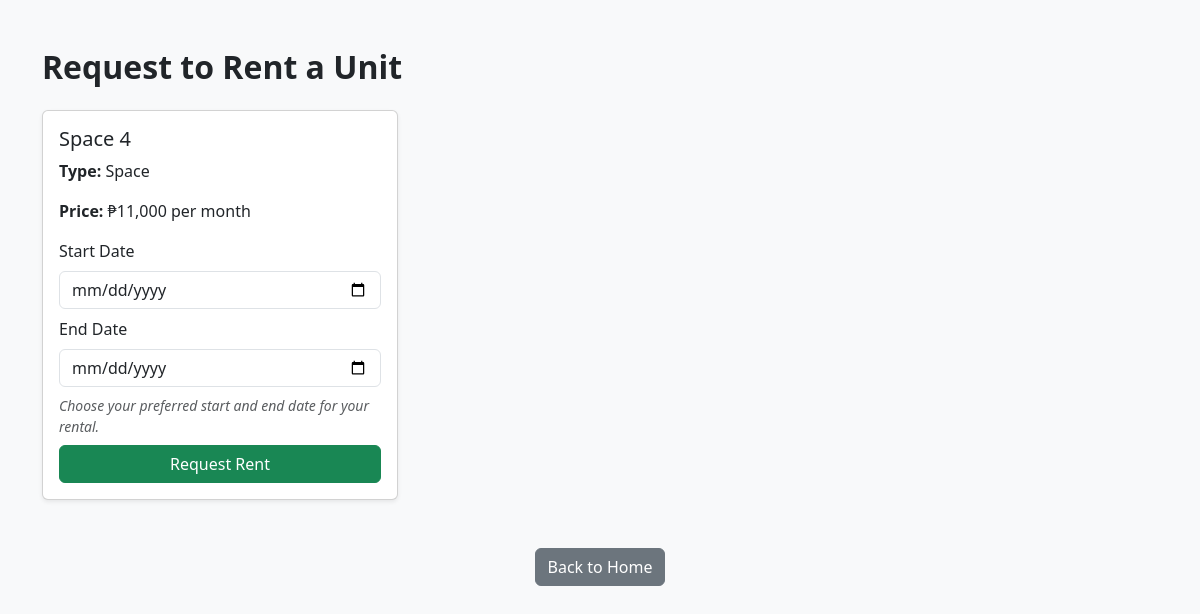
/rent_request.php?space_id=57 (signed in), run on the app's committed database.
### tables this page shows
CREATE TABLE `space` (
  `Space_ID` int(11) NOT NULL,
  `Name` varchar(255) DEFAULT NULL,
  `SpaceType_ID` int(11) DEFAULT NULL,
  `UA_ID` int(11) DEFAULT NULL,
  `Street` varchar(255) DEFAULT NULL,
  `Brgy` varchar(255) DEFAULT NULL,
  `City` varchar(255) DEFAULT NULL,
  `Photo` varchar(255) DEFAULT NULL,
  `Price` decimal(10,2) DEFAULT NULL,
  `Flow_Status` varchar(10) NOT NULL DEFAULT 'new'
);

CREATE TABLE `spacetype` (
  `SpaceType_ID` int(11) NOT NULL,
  `SpaceTypeName` varchar(255) DEFAULT NULL
);

### database/database.php (called while the page is built, shortened)
<?php
class Database {
    private $host = "localhost";
    private $dbname = "asrp";
    private $user = "root";
    private $pass = "";
    private $pdo;
    public function __construct() {
        $dsn = "mysql:host={$this->host};dbname={$this->dbname};charset=utf8mb4";
        $options = [
            PDO::ATTR_ERRMODE            => PDO::ERRMODE_EXCEPTION,
            PDO::ATTR_DEFAULT_FETCH_MODE => PDO::FETCH_ASSOC,
            PDO::ATTR_EMULATE_PREPARES   => false,
        ];
        try {
            $this->pdo = new PDO($dsn, $this->user, $this->pass, $options);
        } catch (PDOException $e) {
            die("Database connection failed: " . $e->getMessage());
        }
    }
    public function getAvailableUnitsForRental($id) {
        $sql = "SELECT s.Space_ID, s.Name, s.Price, st.SpaceTypeName
                FROM space s
                LEFT JOIN spacetype st ON s.SpaceType_ID = st.SpaceType_ID
                LEFT JOIN spaceavailability sa ON s.Space_ID = sa.Space_ID AND sa.Status = 'Occupied'
                WHERE sa.Status IS NULL AND s.Space_ID = ?";
        try {
            $stmt = $this->pdo->prepare($sql);
            $stmt->execute([$id]);
            return $stmt->fetchAll();
        } catch (PDOException $e) {
            return [];
        }
    }
}
?>

### rent_request.php (the view, shortened to what this page needs)
<?php
require 'database/database.php';
$db = new Database();
$logged_in = isset($_SESSION['client_id']);
$id = $_GET["space_id"];
$available_units = $db->getAvailableUnitsForRental($id);
?>
<!doctype html>
<html lang="en">
<head>
  <link href="https://cdn.jsdelivr.net/npm/bootstrap@5.3.6/dist/css/bootstrap.min.css" rel="stylesheet">
</head>
<body class="bg-light">
<div class="container my-5">
  <h2 class="fw-bold mb-4">Request to Rent a Unit</h2>
  <?php if (!$logged_in): ?>
    <div class="alert alert-warning text-center">
      You must be logged in to request to rent a unit.<br>
      <button class="btn btn-primary mt-3" data-bs-toggle="modal" data-bs-target="#loginModal" id="loginModalBtn">Login</button>
    </div>
    <div class="text-center mt-4">
      <a href="index.php" class="btn btn-secondary">Back to Home</a>
    </div>
  <?php else: ?>
    <div class="row">
      <?php if ($available_units && count($available_units) > 0): ?>
        <?php foreach ($available_units as $space): ?>
          <div class="col-md-6 col-lg-4 mb-4">
            <div class="card shadow-sm h-100">
              <div class="card-body">
                <h5 class="card-title"><?= htmlspecialchars($space['Name']) ?></h5>
                <p><strong>Type:</strong> <?= htmlspecialchars($space['SpaceTypeName']) ?></p>
                <p><strong>Price:</strong> ₱<?= number_format($space['Price'], 0) ?> per month</p>
                <form method="post" action="" onsubmit="return showConfirmModal(this, <?= htmlspecialchars(json_encode($space['Price'])) ?>);">
                  <div class="mb-2">
                    <label class="form-label">Start Date</label>
                    <input type="date" name="start_date" class="form-control" required>
                  </div>
                  <div class="mb-2">
                    <label class="form-label">End Date</label>
                    <input type="date" name="end_date" class="form-control" required>
                  </div>
                  <div class="mb-2 text-muted small">
                    <em>Choose your preferred start and end date for your rental.</em>
                  </div>
                  <button type="submit" class="btn btn-success w-100">Request Rent</button>
                </form>
              </div>
            </div>
          </div>
        <?php endforeach; ?>
      <?php else: ?>
        <div class="col-12 text-center">
          <div class="alert alert-info">No available units to rent right now.</div>
        </div>
      <?php endif; ?>
    </div>
    <div class="text-center mt-4">
      <a href="index.php" class="btn btn-secondary">Back to Home</a>
    </div>
  <?php endif; ?>
</div>
</body>
</html>

### data on the page
space: Name "Space 4", SpaceType_ID.SpaceTypeName "Space", Price "11,000"
